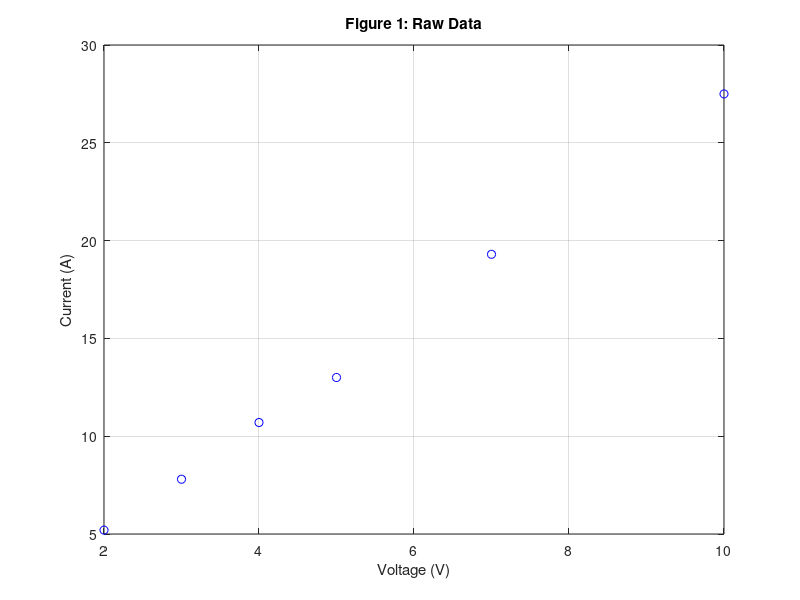

Write the MATLAB code that produced this figure. (Note: this script raises an error after producing the figure.)
%% ME 2004: Curve Fitting Demo
% DESCRIPTION: In this demo, we'll fit a line to a dataset using the "fit()" functions and some
% other postprocessing function. Like most problems, there are many ways to approach curve fitting;
% this is just one method. 
clear; clc; close all;

%% 1) Load and plot dataset
load('CurveFittingData.mat');           % Loads current vs. voltage data 

figure
plot(V,i,'bo')
xlabel('Voltage (V)')
ylabel('Current (A)')
title('Figure 1: Raw Data') 
grid on

%% Construct best-fit line and plot
[fitobject,gof] = fit(V',i','poly1');
coefs = coeffvalues(fitobject)          % Extract curve fit coefficients 
R2 = gof.rsquare                        % Extract R^2 (coefficient of determination) 

figure
plot(fitobject,V,i)
xlabel('Voltage (V)')
ylabel('Current (A)')
title('Figure 2: Raw Data and Curve Fit') 
grid on; hold on

%% Predict current given a voltage
V_predict = 9;                          
i_predict = fitobject(V_predict)        % Given V=9 volts, what's the current?

plot(V_predict,i_predict,'ks')          % Plot (V_predict,i_predict) as a black square
legend('Raw Data','Best-Fit Line','Predicted Data','location','northwest')
